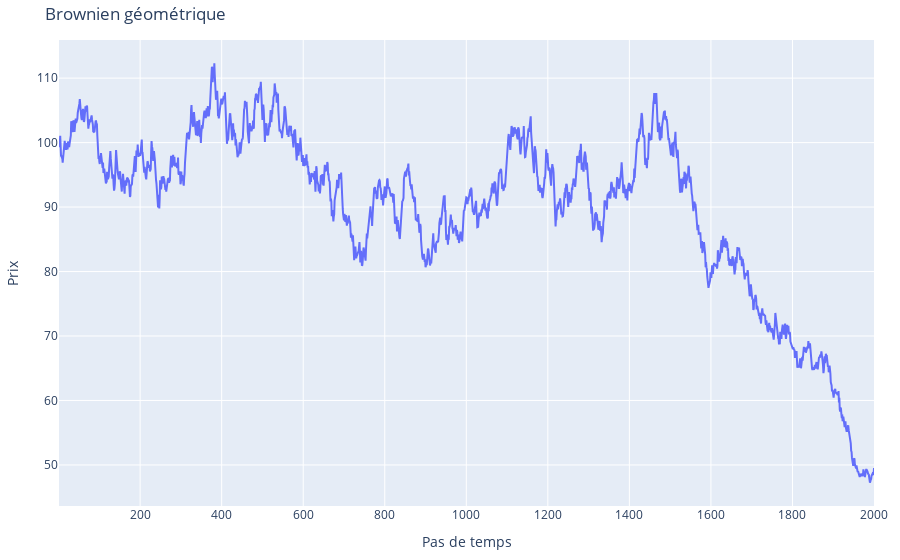

Notebook source saved alongside this figure:
### Markdown cell above
# Brownien géométrique

### Code cell
serie = simulate_brownian_geo(n=2000, p0=100.0, drift=0.0002, vol=0.01, seed=42)
plot_price_series(serie, title="Brownien géométrique")

### Figure 1 — Plotly figure (JSON) as saved in the notebook; plotly's stock layout.template omitted (floating-point values rounded to 4 significant figures; data arrays with more than 128 entries replaced by an {"elided": "..."} marker saying what was removed)
{"data": [{"mode": "lines", "name": "prix", "x": {"elided": "2000 int values"}, "y": {"elided": "2000 float values"}, "type": "scatter"}], "layout": {"margin": {"l": 40, "r": 20, "t": 40, "b": 40}, "title": {"text": "Brownien géométrique"}, "xaxis": {"title": {"text": "Pas de temps"}}, "yaxis": {"title": {"text": "Prix"}}, "showlegend": false}}
